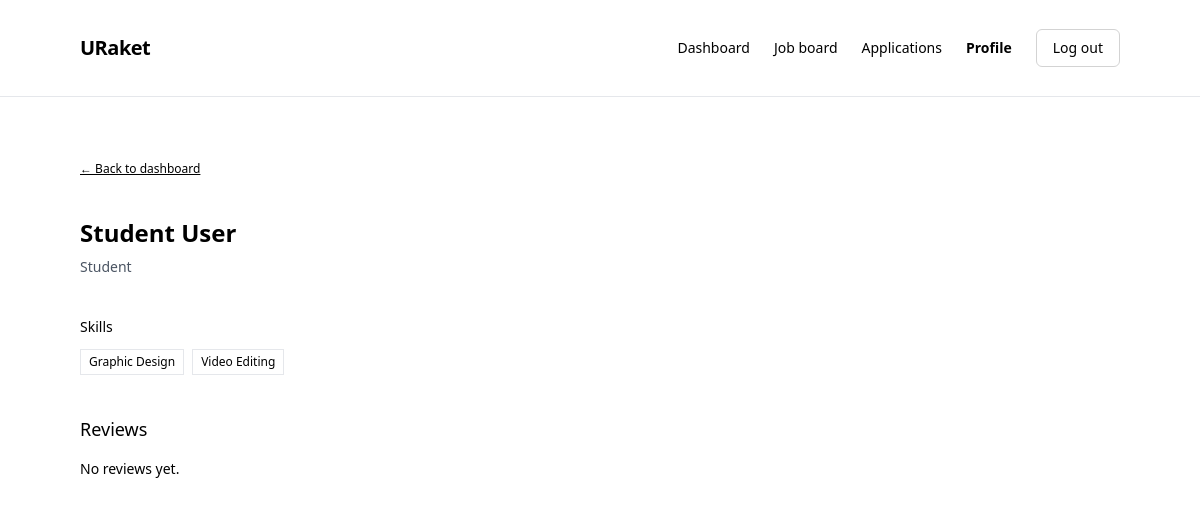
Screenshot of /freelancer/profile.php?freelancerId=freelancer-01 with the database file from the repository.
### tables this page shows
CREATE TABLE user_profiles (
	user_id VARCHAR(64) NOT NULL,
	organization VARCHAR(150) NOT NULL,
	about TEXT NULL,
	PRIMARY KEY (user_id),
	CONSTRAINT fk_profiles_user FOREIGN KEY (user_id) REFERENCES users (id)
		ON DELETE CASCADE ON UPDATE CASCADE
);

CREATE TABLE users (
	id VARCHAR(64) NOT NULL,
	role ENUM('admin', 'client', 'freelancer') NOT NULL,
	full_name VARCHAR(150) NOT NULL,
	email VARCHAR(255) NOT NULL,
	password_hash VARCHAR(255) NOT NULL,
	created_at TIMESTAMP NOT NULL DEFAULT CURRENT_TIMESTAMP,
	PRIMARY KEY (id),
	UNIQUE KEY uq_users_email (email)
);

CREATE TABLE skills (
	id VARCHAR(64) NOT NULL,
	name VARCHAR(100) NOT NULL,
	PRIMARY KEY (id),
	UNIQUE KEY uq_skills_name (name)
);

### classes/Freelancer.php (called while the page is built, shortened)
<?php
final class Freelancer
{
    public function profile(string $freelancerId): ?array
    {
        $statement = $this->db->prepare(
            'SELECT users.id, users.full_name AS fullName,
                    user_profiles.organization AS college, user_profiles.about
             FROM users LEFT JOIN user_profiles ON user_profiles.user_id = users.id
             WHERE users.id = ? AND users.role = "freelancer"'
        );
        $statement->bind_param('s', $freelancerId);
        $statement->execute();
        $profile = $statement->get_result()->fetch_assoc() ?: null;
        $statement = $this->db->prepare(
            'SELECT skills.id, skills.name FROM user_skills
             INNER JOIN skills ON skills.id = user_skills.skill_id
             WHERE user_skills.user_id = ? ORDER BY skills.name'
        );
        $statement->bind_param('s', $freelancerId);
        $statement->execute();
        $profile['skills'] = $statement->get_result()->fetch_all(MYSQLI_ASSOC);
        $statement = $this->db->prepare(
            'SELECT reviewers.full_name AS clientName, reviews.rating, reviews.comment
             FROM reviews INNER JOIN users AS reviewers ON reviewers.id = reviews.reviewer_id
             WHERE reviews.reviewee_id = ? ORDER BY reviews.created_at DESC'
        );
        $statement->bind_param('s', $freelancerId);
        $statement->execute();
        $profile['reviews'] = $statement->get_result()->fetch_all(MYSQLI_ASSOC);
        return $profile;
    }
}

### freelancer/profile.php (the view, shortened to what this page needs)
<?php
require_once __DIR__ . '/../config/database.php';
require_once __DIR__ . '/../classes/Freelancer.php';
$freelancerId = $_GET['freelancerId'] ?? ($_SESSION['currentUser']['id'] ?? '');
$profile = null;
$loadError = "";
try {
    $profile = (new Freelancer($db))->profile($freelancerId);
} catch (Exception $error) {
    $loadError = "Couldn't load this freelancer's profile.";
}
$isLoading = false;
?>
<!DOCTYPE html>
<html lang="en">
<head>
    <script src="https://cdn.tailwindcss.com"></script>
</head>
<body class="min-h-screen flex flex-col">
    <header class="w-full border-b">
        <div class="max-w-[1440px] mx-auto px-20 h-24 flex items-center justify-between">
            <a href="../index.php" class="text-xl font-semibold tracking-tight">
                URaket
            </a>
            <div class="flex items-center gap-6">
            <nav aria-label="Freelancer navigation" class="flex items-center gap-6">
                <a href="dashboard.php" class="text-sm">Dashboard</a>
                <a href="../jobs/index.php?role=freelancer" class="text-sm">Job board</a>
                <a href="applications.php" class="text-sm">Applications</a>
                <a href="profile.php" class="text-sm font-semibold">Profile</a>
            </nav>
            <form method="POST" action="">
                <button
    type="submit"
    class="inline-flex items-center justify-center px-4 py-2 text-sm font-medium text-black bg-white border border-[#D3D3D3] rounded-[6px] transition-all duration-150 ease-in-out cursor-pointer hover:bg-black hover:text-white hover:border-black active:scale-[0.98] focus:outline-none focus:ring-2 focus:ring-black focus:ring-offset-1">
    Log out
</button>
            </form>
            </div>
        </div>
    </header>
    <main class="flex-1">
        <div class="max-w-[1440px] mx-auto px-20 py-16">
            <div class="max-w-2xl flex flex-col gap-10">
                <a href="dashboard.php" class="text-xs underline self-start">
                    ← Back to dashboard
                </a>
                <?php if ($isLoading): ?>
                    <p class="text-sm">Loading…</p>
                <?php elseif ($loadError): ?>
                    <p role="alert" class="text-sm text-red-600">
                        <?= htmlspecialchars($loadError) ?>
                    </p>
                <?php elseif ($profile): ?>
                    <section class="flex flex-col gap-2">
                        <h1 class="text-2xl font-semibold">
                            <?= htmlspecialchars($profile['fullName']) ?>
                        </h1>
                        <?php if (!empty($profile['college'])): ?>
                            <p class="text-sm text-gray-600">
                                <?= htmlspecialchars($profile['college']) ?>
                            </p>
                        <?php endif; ?>
                    </section>
                    <section aria-labelledby="skills-heading" class="flex flex-col gap-3">
                        <h2 id="skills-heading" class="text-sm font-medium">Skills</h2>
                        <?php if (!empty($profile['skills'])): ?>
                            <div class="flex flex-wrap gap-2">
                                <?php foreach ($profile['skills'] as $skill): ?>
                                    <span class="text-xs border px-2 py-1">
                                        <?= htmlspecialchars($skill['name']) ?>
                                    </span>
                                <?php endforeach; ?>
                            </div>
                        <?php else: ?>
                            <p class="text-sm">No skills listed yet.</p>
                        <?php endif; ?>
                    </section>
                    <section aria-labelledby="reviews-heading" class="flex flex-col gap-4">
                        <h2 id="reviews-heading" class="text-lg font-medium">Reviews</h2>
                        <?php if (empty($profile['reviews'])): ?>
                            <p class="text-sm">No reviews yet.</p>
                        <?php endif; ?>
                    </section>
                <?php endif; ?>
            </div>
        </div>
    </main>
</body>
</html>

### rows the page displays
user_profiles: user_id.full_name "Student User", organization "Student"
skills: name "Graphic Design"
skills: name "Video Editing"
